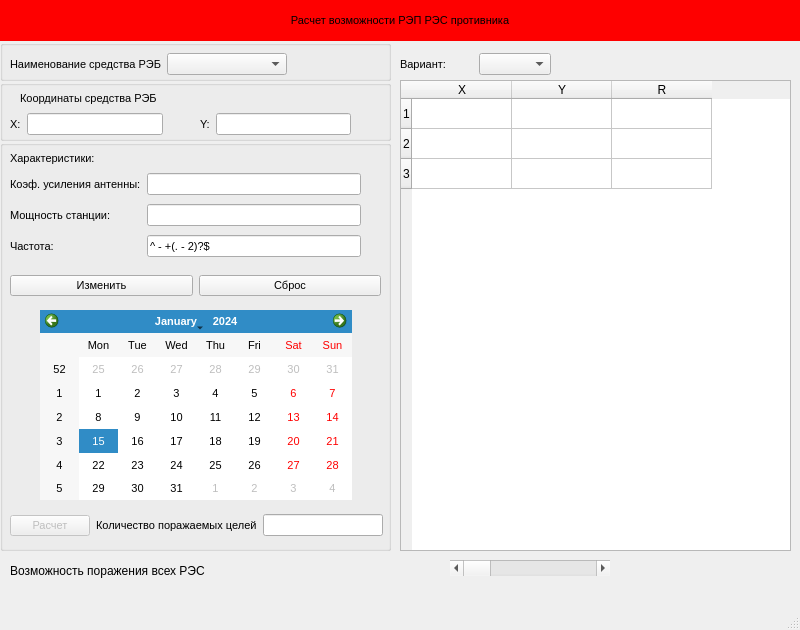
<?xml version="1.0" encoding="UTF-8"?>
<ui version="4.0">
 <class>MainWindow</class>
 <widget class="QMainWindow" name="MainWindow">
  <property name="geometry">
   <rect>
    <x>0</x>
    <y>0</y>
    <width>800</width>
    <height>630</height>
   </rect>
  </property>
  <property name="minimumSize">
   <size>
    <width>800</width>
    <height>630</height>
   </size>
  </property>
  <property name="windowTitle">
   <string>MainWindow</string>
  </property>
  <widget class="QWidget" name="centralwidget">
   <widget class="QGroupBox" name="groupBox">
    <property name="geometry">
     <rect>
      <x>0</x>
      <y>40</y>
      <width>391</width>
      <height>41</height>
     </rect>
    </property>
    <property name="font">
     <font>
      <pointsize>8</pointsize>
     </font>
    </property>
    <property name="title">
     <string/>
    </property>
    <widget class="QWidget" name="layoutWidget">
     <property name="geometry">
      <rect>
       <x>10</x>
       <y>10</y>
       <width>277</width>
       <height>29</height>
      </rect>
     </property>
     <property name="font">
      <font>
       <pointsize>8</pointsize>
      </font>
     </property>
     <layout class="QHBoxLayout" name="horizontalLayout_2">
      <item>
       <widget class="QLabel" name="label">
        <property name="font">
         <font>
          <pointsize>8</pointsize>
         </font>
        </property>
        <property name="text">
         <string>Наименование средства РЭБ</string>
        </property>
       </widget>
      </item>
      <item>
       <widget class="QComboBox" name="comboREB">
        <property name="font">
         <font>
          <pointsize>8</pointsize>
         </font>
        </property>
        <property name="currentIndex">
         <number>-1</number>
        </property>
        <item>
         <property name="text">
          <string>Палантин</string>
         </property>
        </item>
        <item>
         <property name="text">
          <string>Тирада-2</string>
         </property>
        </item>
        <item>
         <property name="text">
          <string>Дивноморье</string>
         </property>
        </item>
       </widget>
      </item>
     </layout>
    </widget>
   </widget>
   <widget class="QGroupBox" name="groupBox_2">
    <property name="geometry">
     <rect>
      <x>0</x>
      <y>80</y>
      <width>391</width>
      <height>61</height>
     </rect>
    </property>
    <property name="font">
     <font>
      <pointsize>8</pointsize>
     </font>
    </property>
    <property name="title">
     <string/>
    </property>
    <widget class="QLabel" name="label_2">
     <property name="geometry">
      <rect>
       <x>20</x>
       <y>10</y>
       <width>191</width>
       <height>16</height>
      </rect>
     </property>
     <property name="font">
      <font>
       <pointsize>8</pointsize>
      </font>
     </property>
     <property name="text">
      <string>Координаты средства РЭБ</string>
     </property>
    </widget>
    <widget class="QWidget" name="layoutWidget">
     <property name="geometry">
      <rect>
       <x>10</x>
       <y>30</y>
       <width>153</width>
       <height>28</height>
      </rect>
     </property>
     <property name="font">
      <font>
       <pointsize>8</pointsize>
      </font>
     </property>
     <layout class="QHBoxLayout" name="horizontalLayout_3">
      <item>
       <widget class="QLabel" name="label_3">
        <property name="font">
         <font>
          <pointsize>8</pointsize>
         </font>
        </property>
        <property name="text">
         <string>Х:</string>
        </property>
       </widget>
      </item>
      <item>
       <widget class="QLineEdit" name="EdtX">
        <property name="font">
         <font>
          <pointsize>8</pointsize>
         </font>
        </property>
        <property name="inputMethodHints">
         <set>Qt::ImhNone</set>
        </property>
        <property name="maxLength">
         <number>5</number>
        </property>
       </widget>
      </item>
     </layout>
    </widget>
    <widget class="QWidget" name="layoutWidget">
     <property name="geometry">
      <rect>
       <x>200</x>
       <y>30</y>
       <width>151</width>
       <height>28</height>
      </rect>
     </property>
     <property name="font">
      <font>
       <pointsize>8</pointsize>
      </font>
     </property>
     <layout class="QHBoxLayout" name="horizontalLayout_4">
      <item>
       <widget class="QLabel" name="label_4">
        <property name="font">
         <font>
          <pointsize>8</pointsize>
         </font>
        </property>
        <property name="text">
         <string>Y:</string>
        </property>
       </widget>
      </item>
      <item>
       <widget class="QLineEdit" name="EdtY">
        <property name="font">
         <font>
          <pointsize>8</pointsize>
         </font>
        </property>
       </widget>
      </item>
     </layout>
    </widget>
   </widget>
   <widget class="QGroupBox" name="groupBox_3">
    <property name="geometry">
     <rect>
      <x>0</x>
      <y>140</y>
      <width>391</width>
      <height>411</height>
     </rect>
    </property>
    <property name="font">
     <font>
      <pointsize>8</pointsize>
     </font>
    </property>
    <property name="title">
     <string/>
    </property>
    <widget class="QLabel" name="label_5">
     <property name="geometry">
      <rect>
       <x>10</x>
       <y>10</y>
       <width>191</width>
       <height>16</height>
      </rect>
     </property>
     <property name="font">
      <font>
       <pointsize>8</pointsize>
      </font>
     </property>
     <property name="text">
      <string>Характеристики:</string>
     </property>
    </widget>
    <widget class="QWidget" name="layoutWidget">
     <property name="geometry">
      <rect>
       <x>10</x>
       <y>130</y>
       <width>371</width>
       <height>31</height>
      </rect>
     </property>
     <property name="font">
      <font>
       <pointsize>8</pointsize>
      </font>
     </property>
     <layout class="QHBoxLayout" name="horizontalLayout">
      <item>
       <widget class="QPushButton" name="BtChange">
        <property name="font">
         <font>
          <pointsize>8</pointsize>
         </font>
        </property>
        <property name="text">
         <string>Изменить</string>
        </property>
       </widget>
      </item>
      <item>
       <widget class="QPushButton" name="BtSbros">
        <property name="font">
         <font>
          <pointsize>8</pointsize>
         </font>
        </property>
        <property name="text">
         <string>Сброс</string>
        </property>
       </widget>
      </item>
     </layout>
    </widget>
    <widget class="QWidget" name="layoutWidget">
     <property name="geometry">
      <rect>
       <x>10</x>
       <y>30</y>
       <width>351</width>
       <height>92</height>
      </rect>
     </property>
     <property name="font">
      <font>
       <pointsize>8</pointsize>
      </font>
     </property>
     <layout class="QGridLayout" name="gridLayout">
      <item row="0" column="0">
       <widget class="QLabel" name="label_6">
        <property name="font">
         <font>
          <pointsize>8</pointsize>
         </font>
        </property>
        <property name="text">
         <string>Коэф. усиления антенны:</string>
        </property>
       </widget>
      </item>
      <item row="0" column="1">
       <widget class="QLineEdit" name="EdtKoef">
        <property name="font">
         <font>
          <pointsize>8</pointsize>
         </font>
        </property>
        <property name="readOnly">
         <bool>true</bool>
        </property>
       </widget>
      </item>
      <item row="1" column="0">
       <widget class="QLabel" name="label_7">
        <property name="font">
         <font>
          <pointsize>8</pointsize>
         </font>
        </property>
        <property name="text">
         <string>Мощность станции:</string>
        </property>
       </widget>
      </item>
      <item row="1" column="1">
       <widget class="QLineEdit" name="EdtMosh">
        <property name="font">
         <font>
          <pointsize>8</pointsize>
         </font>
        </property>
        <property name="readOnly">
         <bool>true</bool>
        </property>
       </widget>
      </item>
      <item row="2" column="0">
       <widget class="QLabel" name="label_8">
        <property name="font">
         <font>
          <pointsize>8</pointsize>
         </font>
        </property>
        <property name="text">
         <string>Частота:</string>
        </property>
       </widget>
      </item>
      <item row="2" column="1">
       <widget class="QLineEdit" name="EdtChastota">
        <property name="font">
         <font>
          <pointsize>8</pointsize>
         </font>
        </property>
        <property name="inputMask">
         <string>^[0-9]+(.[0-9]{2})?$</string>
        </property>
       </widget>
      </item>
     </layout>
    </widget>
    <widget class="QWidget" name="layoutWidget">
     <property name="geometry">
      <rect>
       <x>10</x>
       <y>370</y>
       <width>373</width>
       <height>31</height>
      </rect>
     </property>
     <property name="font">
      <font>
       <pointsize>8</pointsize>
      </font>
     </property>
     <layout class="QHBoxLayout" name="horizontalLayout_5">
      <item>
       <widget class="QPushButton" name="BtRashcet">
        <property name="enabled">
         <bool>false</bool>
        </property>
        <property name="font">
         <font>
          <pointsize>8</pointsize>
         </font>
        </property>
        <property name="text">
         <string>Расчет</string>
        </property>
       </widget>
      </item>
      <item>
       <widget class="QLabel" name="label_9">
        <property name="font">
         <font>
          <pointsize>8</pointsize>
         </font>
        </property>
        <property name="text">
         <string>Количество поражаемых целей</string>
        </property>
       </widget>
      </item>
      <item>
       <widget class="QLineEdit" name="EdtKolichestvo">
        <property name="font">
         <font>
          <pointsize>8</pointsize>
         </font>
        </property>
       </widget>
      </item>
     </layout>
    </widget>
    <widget class="QCalendarWidget" name="calendarWidget">
     <property name="geometry">
      <rect>
       <x>40</x>
       <y>170</y>
       <width>312</width>
       <height>190</height>
      </rect>
     </property>
    </widget>
   </widget>
   <widget class="QWidget" name="layoutWidget">
    <property name="geometry">
     <rect>
      <x>400</x>
      <y>50</y>
      <width>151</width>
      <height>29</height>
     </rect>
    </property>
    <property name="font">
     <font>
      <pointsize>8</pointsize>
     </font>
    </property>
    <layout class="QHBoxLayout" name="horizontalLayout_6">
     <item>
      <widget class="QLabel" name="label_10">
       <property name="font">
        <font>
         <pointsize>8</pointsize>
        </font>
       </property>
       <property name="text">
        <string>Вариант:</string>
       </property>
      </widget>
     </item>
     <item>
      <widget class="QComboBox" name="comboVariant">
       <property name="font">
        <font>
         <pointsize>8</pointsize>
        </font>
       </property>
       <property name="currentIndex">
        <number>-1</number>
       </property>
       <item>
        <property name="text">
         <string>Импорт</string>
        </property>
       </item>
      </widget>
     </item>
    </layout>
   </widget>
   <widget class="QLabel" name="label_11">
    <property name="geometry">
     <rect>
      <x>0</x>
      <y>0</y>
      <width>800</width>
      <height>41</height>
     </rect>
    </property>
    <property name="minimumSize">
     <size>
      <width>800</width>
      <height>0</height>
     </size>
    </property>
    <property name="font">
     <font>
      <pointsize>8</pointsize>
     </font>
    </property>
    <property name="autoFillBackground">
     <bool>false</bool>
    </property>
    <property name="styleSheet">
     <string notr="true">background-color: rgb(254, 0, 0);</string>
    </property>
    <property name="lineWidth">
     <number>1</number>
    </property>
    <property name="text">
     <string>Расчет возможности РЭП РЭС противника</string>
    </property>
    <property name="alignment">
     <set>Qt::AlignCenter</set>
    </property>
   </widget>
   <widget class="QTableWidget" name="tableREB">
    <property name="enabled">
     <bool>true</bool>
    </property>
    <property name="geometry">
     <rect>
      <x>400</x>
      <y>80</y>
      <width>391</width>
      <height>471</height>
     </rect>
    </property>
    <property name="selectionMode">
     <enum>QAbstractItemView::SingleSelection</enum>
    </property>
    <property name="selectionBehavior">
     <enum>QAbstractItemView::SelectRows</enum>
    </property>
    <property name="gridStyle">
     <enum>Qt::SolidLine</enum>
    </property>
    <attribute name="verticalHeaderVisible">
     <bool>true</bool>
    </attribute>
    <row>
     <property name="text">
      <string>1</string>
     </property>
    </row>
    <row>
     <property name="text">
      <string>2</string>
     </property>
    </row>
    <row>
     <property name="text">
      <string>3</string>
     </property>
    </row>
    <column>
     <property name="text">
      <string>X</string>
     </property>
    </column>
    <column>
     <property name="text">
      <string>Y</string>
     </property>
    </column>
    <column>
     <property name="text">
      <string>R</string>
     </property>
    </column>
   </widget>
   <widget class="QSplitter" name="splitter">
    <property name="geometry">
     <rect>
      <x>0</x>
      <y>0</y>
      <width>0</width>
      <height>0</height>
     </rect>
    </property>
    <property name="font">
     <font>
      <pointsize>8</pointsize>
     </font>
    </property>
    <property name="orientation">
     <enum>Qt::Horizontal</enum>
    </property>
   </widget>
   <widget class="QLabel" name="label_12">
    <property name="geometry">
     <rect>
      <x>10</x>
      <y>560</y>
      <width>211</width>
      <height>21</height>
     </rect>
    </property>
    <property name="text">
     <string>Возможность поражения всех РЭС</string>
    </property>
   </widget>
   <widget class="QScrollBar" name="horizontalScrollBar">
    <property name="geometry">
     <rect>
      <x>450</x>
      <y>560</y>
      <width>160</width>
      <height>16</height>
     </rect>
    </property>
    <property name="orientation">
     <enum>Qt::Horizontal</enum>
    </property>
   </widget>
  </widget>
  <widget class="QMenuBar" name="menubar">
   <property name="geometry">
    <rect>
     <x>0</x>
     <y>0</y>
     <width>800</width>
     <height>22</height>
    </rect>
   </property>
  </widget>
  <widget class="QStatusBar" name="statusbar"/>
 </widget>
 <resources/>
 <connections/>
</ui>
